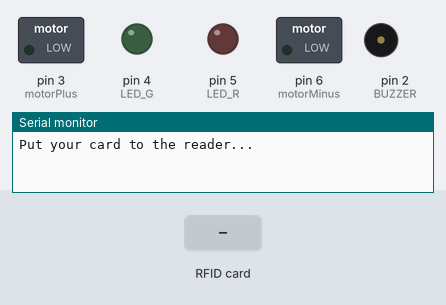
A sketch run on a simulated Arduino Uno, built with avr-gcc and run on an emulated ATmega328P. Parts: switched loads named in the sketch (green lamp = pin HIGH), output pins drawn as LEDs (lit = HIGH), buzzer (waves = sounding), the last lines printed to the serial monitor. The test bench sets the inputs (shaded band). Pins used as bus, display or sensor lines are not drawn.

Above: at 1.2 s.
1.3 s: RFID card 65 54 9C 9B held to the reader
At 3.1 s:
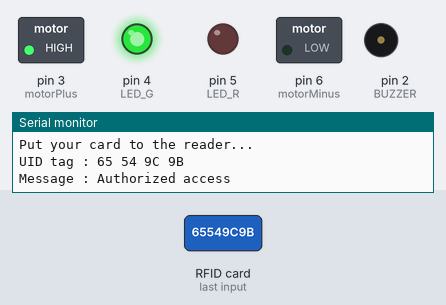
At 4.7 s:
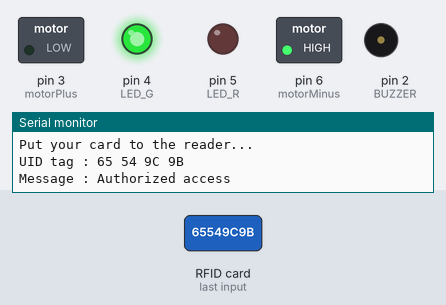
7.3 s: RFID card 5E 7A 19 C4 held to the reader
At 8.6 s:
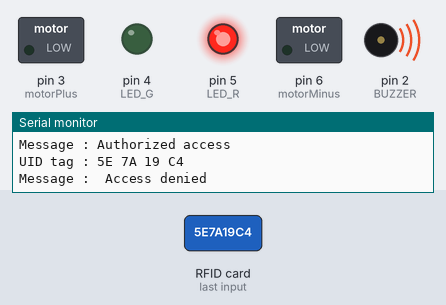
Timing chart, 0 to 10.3 s (numbered marks = the images above; inputs shaded):
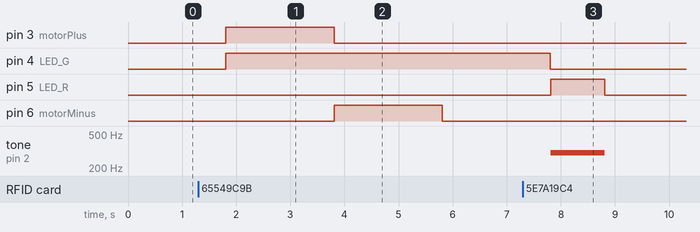

Measured:
- after the input at 1.3 s, pin 3 (motorPlus): LOW → HIGH after 0.51 s, → LOW 2.0 s later; pin 4 (LED_G): LOW → HIGH after 0.51 s; pin 6 (motorMinus): LOW → HIGH after 2.5 s, → LOW 2.0 s later
- after the input at 7.3 s, pin 5 (LED_R): LOW → HIGH after 0.51 s, → LOW 1.0 s later; tone on pin 2 (BUZZER): silent → 300 Hz after 0.51 s, → silent 1.0 s later

The sketch:

RFID_Sensor_Req.ino
```cpp
//RFID
#include <SPI.h>
#include <MFRC522.h>
#include <Servo.h>

#define SS_PIN 10
#define RST_PIN 9
#define LED_G 4 //define green LED pin
#define LED_R 5 //define red LED
#define BUZZER 2 //buzzer pin
MFRC522 mfrc522(SS_PIN, RST_PIN);   // Create MFRC522 instance.
Servo myServo; //define servo name
int motorPlus = 3;
int motorMinus = 6;

void setup()
{
  Serial.begin(9600);   // Initiate a serial communication
  SPI.begin();      // Initiate  SPI bus
  mfrc522.PCD_Init();   // Initiate MFRC522
   //servo pin
   //servo start position
  pinMode(LED_G, OUTPUT);
  pinMode(LED_R, OUTPUT);
  pinMode(BUZZER, OUTPUT);
  pinMode(motorPlus,OUTPUT);
  pinMode(motorMinus,OUTPUT);
  noTone(BUZZER);
  Serial.println("Put your card to the reader...");
  Serial.println();

}
void loop()
{
  // Look for new cards
  if ( ! mfrc522.PICC_IsNewCardPresent())
  {
    return;
  }
  // Select one of the cards
  if ( ! mfrc522.PICC_ReadCardSerial())
  {
    return;
  }
  //Show UID on serial monitor
  Serial.print("UID tag :");
  String content= "";
  byte letter;
  for (byte i = 0; i < mfrc522.uid.size; i++)
  {
     Serial.print(mfrc522.uid.uidByte[i] < 0x10 ? " 0" : " ");
     Serial.print(mfrc522.uid.uidByte[i], HEX);
     content.concat(String(mfrc522.uid.uidByte[i] < 0x10 ? " 0" : " "));
     content.concat(String(mfrc522.uid.uidByte[i], HEX));
  }
  Serial.println();
  Serial.print("Message : ");
  content.toUpperCase();
  if (content.substring(1) == "65 54 9C 9B") //change here the UID of the card/cards that you want to give access
  {
    Serial.println("Authorized access");
    Serial.println();
    delay(500);
    digitalWrite(LED_G, HIGH);
    digitalWrite(motorPlus,HIGH);
    digitalWrite(motorMinus,LOW);
    delay(2000);
    digitalWrite(motorPlus,LOW);
    digitalWrite(motorMinus,HIGH);
    delay(2000);
    digitalWrite(motorPlus,LOW);
    digitalWrite(motorMinus,LOW);
    delay(2000);
    digitalWrite(LED_G, LOW);
  }

 else   {
    Serial.println(" Access denied");
    digitalWrite(LED_R, HIGH);
    tone(BUZZER, 300);
    delay(1000);
    digitalWrite(LED_R, LOW);
    noTone(BUZZER);
  }
}
```
